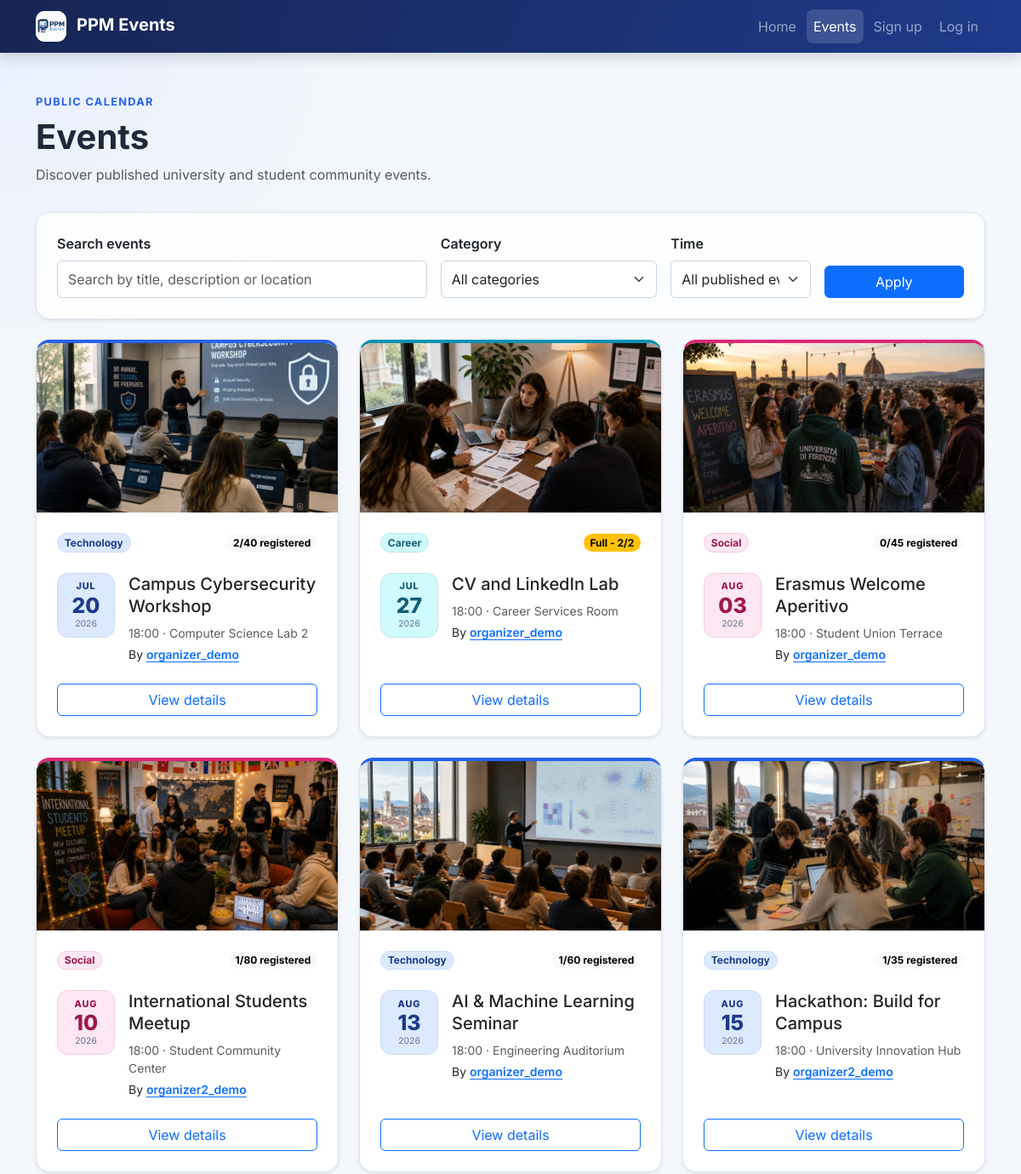
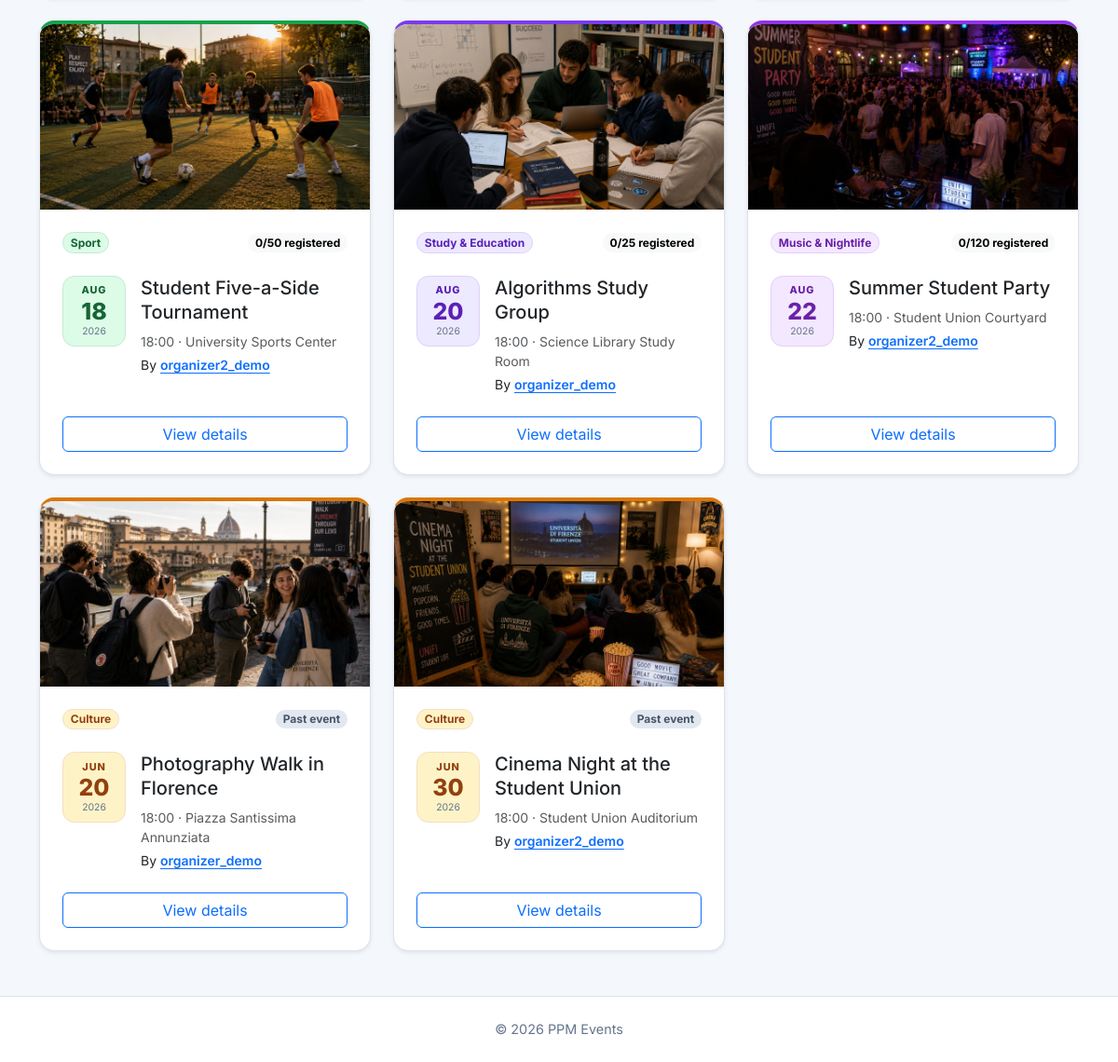
/events/, run on an earlier commit of the app's database (2 pictures, top to bottom).
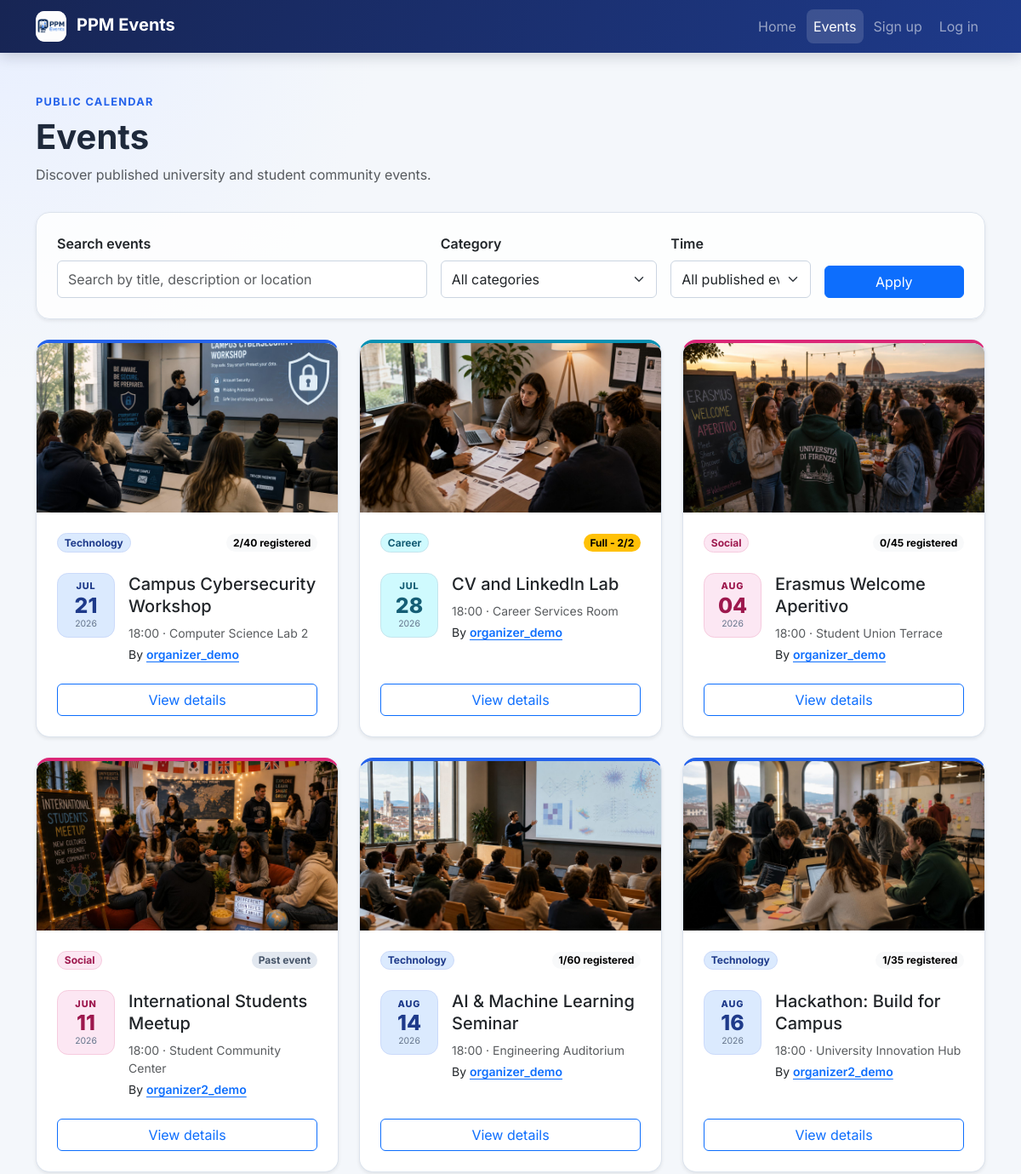
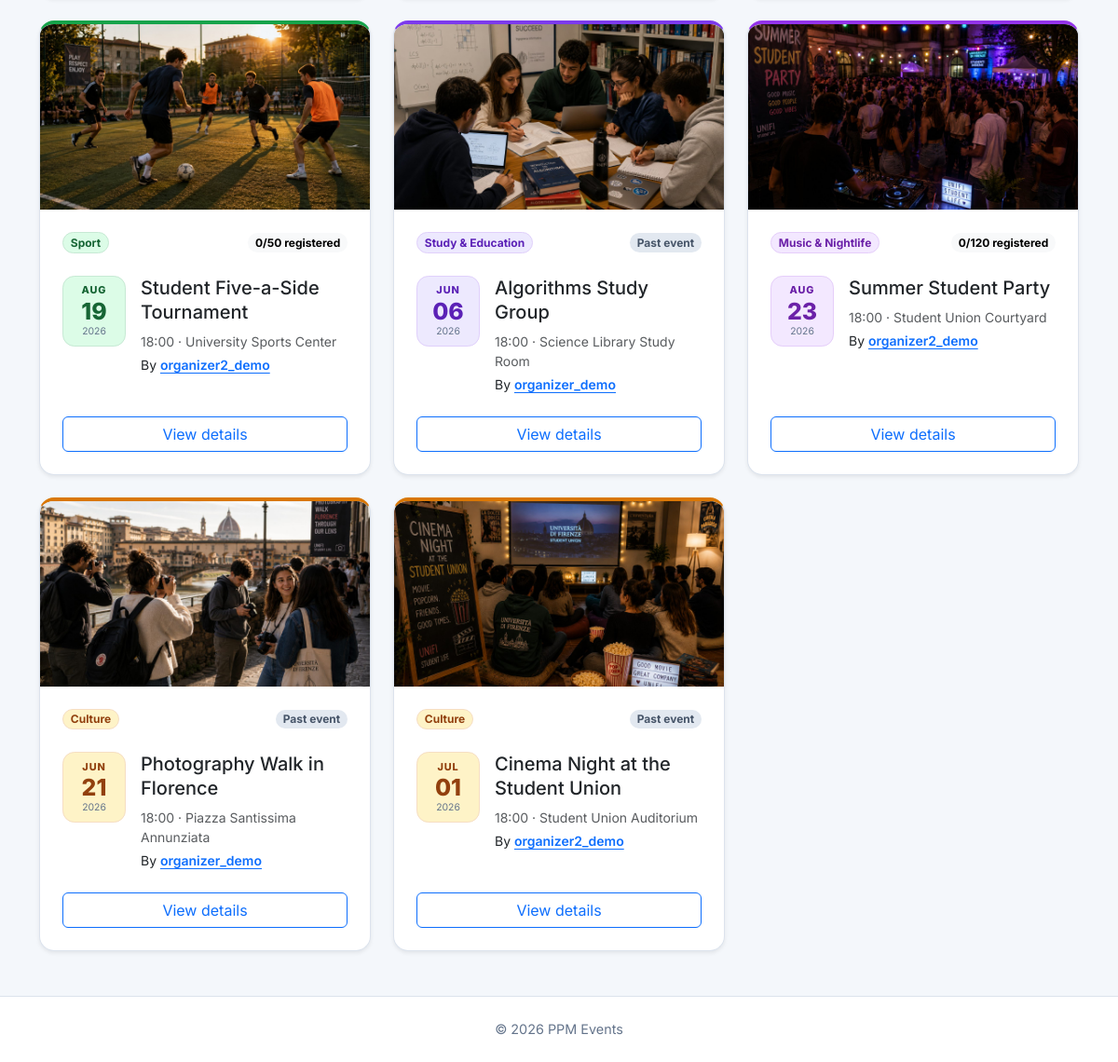
And on a later commit of the database (2 pictures, top to bottom).
### events/models.py (models this page shows, shortened)
class Event(models.Model):
    class Status(models.TextChoices):
        DRAFT = "draft", "Draft"
        PUBLISHED = "published", "Published"
        CANCELLED = "cancelled", "Cancelled"
    organizer = models.ForeignKey(
        settings.AUTH_USER_MODEL,
        on_delete=models.CASCADE,
        related_name="organized_events",
    )
    category = models.ForeignKey(
        Category,
        on_delete=models.PROTECT,
        related_name="events",
        null=True,
        blank=True,
    )
    title = models.CharField(max_length=200)
    description = models.TextField()
    image = models.ImageField(
        upload_to="event_images/%Y/%m/",
        blank=True,
        validators=[
            FileExtensionValidator(
                allowed_extensions=ALLOWED_EVENT_IMAGE_EXTENSIONS
            ),
            validate_event_image_size,
        ],
    )
    starts_at = models.DateTimeField()
    ends_at = models.DateTimeField()
    location = models.CharField(max_length=255)
    capacity = models.PositiveIntegerField(
        validators=[MinValueValidator(1)],
    )
    status = models.CharField(
        max_length=20,
        choices=Status.choices,
        default=Status.DRAFT,
    )
    created_at = models.DateTimeField(auto_now_add=True)
    updated_at = models.DateTimeField(auto_now=True)
    objects = EventQuerySet.as_manager()
    class Meta:
        ordering = ["starts_at", "title"]
        constraints = [
            models.CheckConstraint(
                condition=Q(capacity__gte=1),
                name="event_capacity_at_least_one",
            ),
            models.CheckConstraint(
                condition=Q(ends_at__gt=F("starts_at")),
                name="event_ends_after_start",
            ),
        ]
        indexes = [
            models.Index(fields=["status", "starts_at"]),
            models.Index(fields=["organizer", "starts_at"]),
        ]
    def get_absolute_url(self):
        return reverse("events:detail", kwargs={"pk": self.pk})
    @property
    def has_ended(self):
        return self.ends_at <= timezone.now()

class Category(models.Model):
    name = models.CharField(max_length=80, unique=True)
    slug = models.SlugField(max_length=80, unique=True)
    class Meta:
        ordering = ["name"]
        verbose_name_plural = "categories"

### events/views.py (the view, shortened to what this page needs)
# urls.py: path("events/", EventListView.as_view(), name="list"),
class EventListView(ListView):
    model = Event
    template_name = "events/event_list.html"
    context_object_name = "events"
    time_filter_options = (
        ("all", "All published events"),
        ("upcoming", "Upcoming"),
        ("today", "Today"),
        ("this_week", "This week"),
        ("this_month", "This month"),
        ("past", "Past events"),
    )
    def get_queryset(self):
        queryset = (
            Event.objects.public()
            .select_related("organizer", "category")
            .annotate(registration_count=Count("registrations"))
        )
        search_query = self.request.GET.get("q", "").strip()
        if search_query:
            queryset = queryset.filter(
                Q(title__icontains=search_query)
                | Q(description__icontains=search_query)
                | Q(location__icontains=search_query)
            )
        selected_when = self._get_selected_when()
        time_filter = self._get_time_filter(selected_when)
        if time_filter is not None:
            queryset = queryset.filter(time_filter)
        selected_category = self._get_selected_category()
        if selected_category is not None:
            queryset = queryset.filter(category=selected_category)
        return queryset
    def get_context_data(self, **kwargs):
        context = super().get_context_data(**kwargs)
        search_query = self.request.GET.get("q", "").strip()
        selected_when = self._get_selected_when()
        selected_category = self._get_selected_category()
        context.update(
            {
                "search_query": search_query,
                "selected_when": selected_when,
                "selected_category": selected_category,
                "categories": Category.objects.all(),
                "time_filter_options": self.time_filter_options,
                "filters_active": bool(
                    search_query
                    or selected_when != "all"
                    or selected_category is not None
                ),
            }
        )
        return context
    def _get_selected_category(self):
        if not hasattr(self, "_selected_category"):
            slug = self.request.GET.get("category", "").strip()
            self._selected_category = (
                Category.objects.filter(slug=slug).first() if slug else None
            )
        return self._selected_category
    def _get_selected_when(self):
        selected_when = self.request.GET.get("when", "all")
        valid_values = {value for value, _ in self.time_filter_options}
        if selected_when not in valid_values:
            return "all"
        return selected_when
    def _get_time_filter(self, selected_when):
        if selected_when == "all":
            return None

### templates/events/event_list.html (shortened to what this page needs)
{% extends "base.html" %}
{% block content %}
<header class="page-header">
    <p class="page-kicker mb-2">Public calendar</p>
    <div class="d-flex flex-column flex-sm-row justify-content-between gap-3">
        <div>
            <h1 class="display-6 fw-bold mb-2">Events</h1>
            <p class="text-body-secondary mb-0">
                Discover published university and student community events.
            </p>
        </div>
    </div>
</header>
<section class="filter-panel card shadow-sm mb-4">
    <div class="card-body p-4">
        <form method="get" class="row g-3 align-items-end">
            <div class="col-lg-5">
                <label class="form-label" for="event-search">
                    Search events
                </label>
                <input
                    class="form-control"
                    id="event-search"
                    name="q"
                    type="search"
                    value="{{ search_query }}"
                    placeholder="Search by title, description or location"
                >
            </div>
            <div class="col-sm-6 col-lg-3">
                <label class="form-label" for="event-category-filter">
                    Category
                </label>
                <select
                    class="form-select"
                    id="event-category-filter"
                    name="category"
                >
                    <option value="">All categories</option>
                </select>
            </div>
            <div class="col-sm-6 col-lg-2">
                <label class="form-label" for="event-time-filter">
                    Time
                </label>
                <select
                    class="form-select"
                    id="event-time-filter"
                    name="when"
                >
                    {% for value, label in time_filter_options %}
                        <option
                            value="{{ value }}"
                            {% if selected_when == value %}selected{% endif %}
                        >
                            {{ label }}
                        </option>
                    {% endfor %}
                </select>
            </div>
            <div class="col-sm-6 col-lg-2 d-grid">
                <button class="btn btn-primary" type="submit">
                    Apply
                </button>
            </div>
        </form>
    </div>
</section>
{% if events %}
    <div class="row g-4">
        {% for event in events %}
            <div class="col-md-6 col-xl-4">
                {% include "includes/event_card.html" with capacity_count=event.registration_count button_label="View details" %}
            </div>
        {% endfor %}
    </div>
{% endif %}
{% endblock %}

### templates/includes/event_card.html (shortened to what this page needs)
{% load i18n %}
{% language "en" %}
<article class="card event-card category-accent category-{{ event.category.slug|default:'other' }} h-100 shadow-sm">
    {% if event.image %}
        <div class="event-card-media">
            <img
                src="{{ event.image.url }}"
                alt="{{ event.title }}"
                loading="lazy"
                width="1600"
                height="900"
            >
        </div>
    {% endif %}
    <div class="card-body d-flex flex-column p-4">
        <div class="d-flex flex-wrap justify-content-between align-items-center gap-2 mb-4">
            <span class="badge rounded-pill category-badge">
                {{ event.category.name|default:"Other" }}
            </span>
            {% if event.has_ended %}
                <span class="badge rounded-pill event-state-badge event-state-past">
                    Past event
                </span>
            {% elif capacity_count >= event.capacity %}
                <span class="badge rounded-pill text-bg-warning">
                    Full - {{ capacity_count }}/{{ event.capacity }}
                </span>
            {% else %}
                <span class="badge rounded-pill text-bg-light">
                    {{ capacity_count }}/{{ event.capacity }} registered
                </span>
            {% endif %}
        </div>
        <div class="d-flex gap-3 align-items-start mb-4">
            <time
                class="event-date-tile"
                datetime="{{ event.starts_at|date:'c' }}"
                aria-label="{{ event.starts_at|date:'d F Y, H:i' }}"
            >
                <span class="event-date-month">{{ event.starts_at|date:"M" }}</span>
                <span class="event-date-day">{{ event.starts_at|date:"d" }}</span>
                <span class="event-date-year">{{ event.starts_at|date:"Y" }}</span>
            </time>
            <div class="min-w-0">
                {% if heading_level == 3 %}
                    <h3 class="h5 card-title mb-2">{{ event.title }}</h3>
                {% else %}
                    <h2 class="h5 card-title mb-2">{{ event.title }}</h2>
                {% endif %}
                <p class="small text-body-secondary mb-1">
                    {{ event.starts_at|date:"H:i" }} &middot; {{ event.location }}
                </p>
                <p class="small mb-0">
                    By
                    <a
                        class="position-relative z-2 organizer-link"
                        href="{% url 'events:organizer_history' event.organizer_id %}"
                    >
                        {{ event.organizer.get_username }}
                    </a>
                </p>
            </div>
        </div>
        <a
            class="btn btn-outline-primary mt-auto stretched-link"
            href="{{ event.get_absolute_url }}"
            aria-label="View details for {{ event.title }}"
        >
            {{ button_label|default:"View event" }}
        </a>
    </div>
</article>
{% endlanguage %}

What changed in the data, as far as the page shows it:
changed Event "Campus Cybersecurity Workshop": starts_at "20" → "21"
changed Event "CV and LinkedIn Lab": starts_at "27" → "28"
changed Event "Erasmus Welcome Aperitivo": starts_at "03" → "04"
changed Event "International Students Meetup": starts_at "AUG" → "JUN"; starts_at "10" → "11"; capacity_count "1" → (not shown); capacity "80" → (not shown); ends_at "/ registered" → "Past event"
changed Event "AI & Machine Learning Seminar": starts_at "13" → "14"
changed Event "Hackathon: Build for Campus": starts_at "15" → "16"
changed Event "Student Five-a-Side Tournament": starts_at "18" → "19"
changed Event "Algorithms Study Group": starts_at "AUG" → "JUN"; starts_at "20" → "06"; capacity_count "0" → (not shown); capacity "25" → (not shown); ends_at "/ registered" → "Past event"
changed Event "Summer Student Party": starts_at "22" → "23"
changed Event "Photography Walk in Florence": starts_at "20" → "21"
changed Event "Cinema Night at the Student Union": starts_at "JUN" → "JUL"; starts_at "30" → "01"
